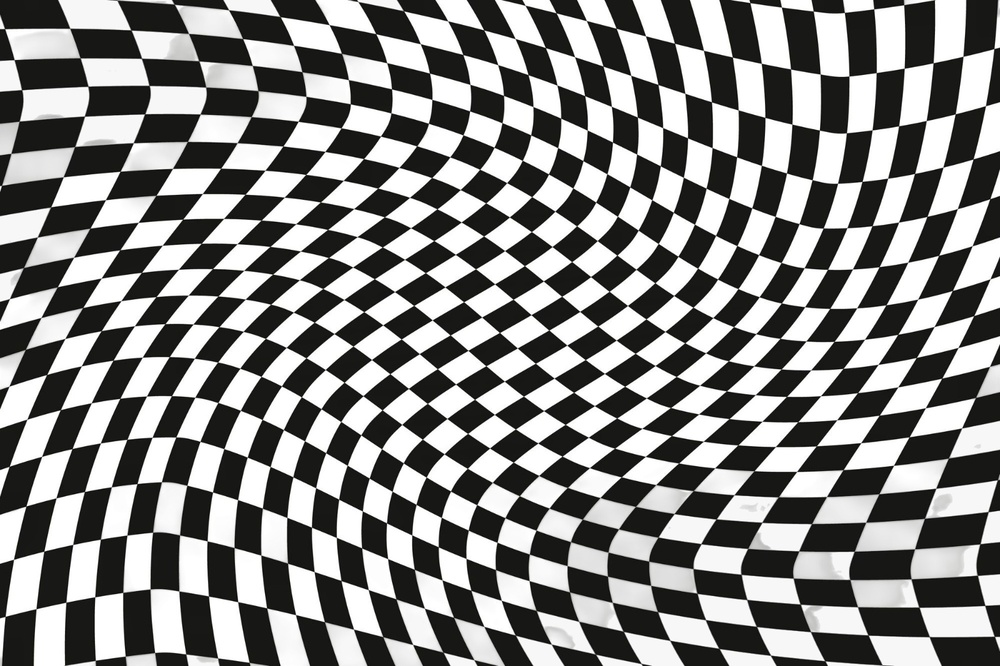
#> input picture hafta4_odev1/bw.jpeg, 1000 x 666 px, shrunk from 1600 x 1066 before the run
$ python main.py
#> lines starting #> are read from the running program, lines starting #| are printed output that depends on the picture

import cv2
import numpy as np

resim = cv2.imread("bw.jpeg", 0)
#> resim: shape (666, 1000); min 0, max 255, mean 135.1
cv2.imshow("Orijinal Resim", resim)

yumusamis = cv2.GaussianBlur(resim, (3, 3), 0)
cv2.imshow("Gauss Filtresi", yumusamis)

filtre = np.array([
    [-1, 0, 1],
    [-1, 0, 1],
    [-1, 0, 1]
])

sonuc = cv2.filter2D(yumusamis, -1, filtre)
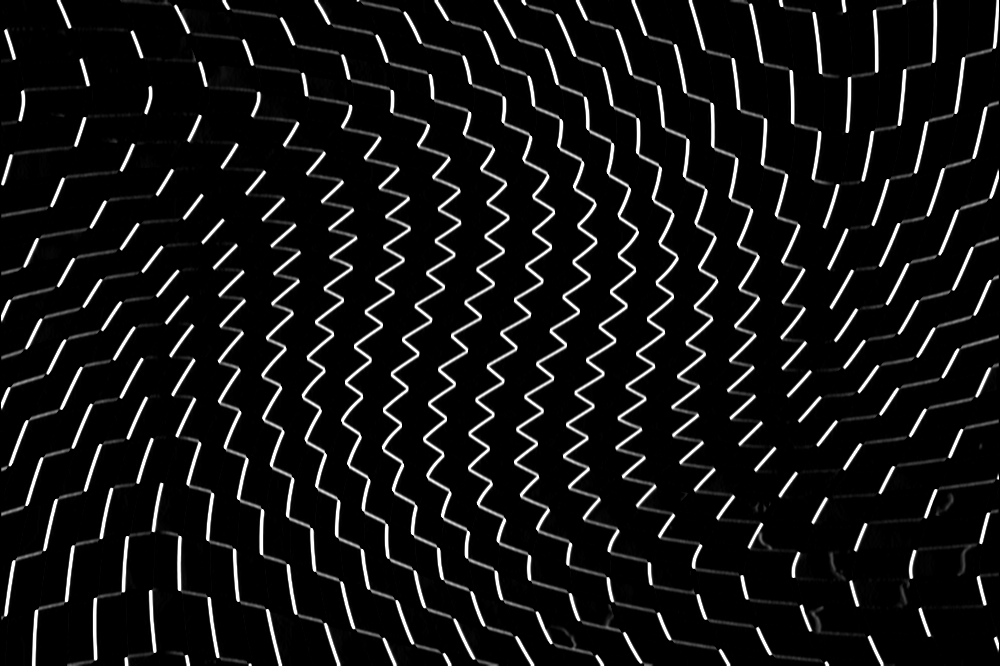
#> sonuc: shape (666, 1000); min 0, max 255, mean 19.3

cv2.imshow("Prewitt Filtresi", sonuc)

cv2.waitKey(0)
